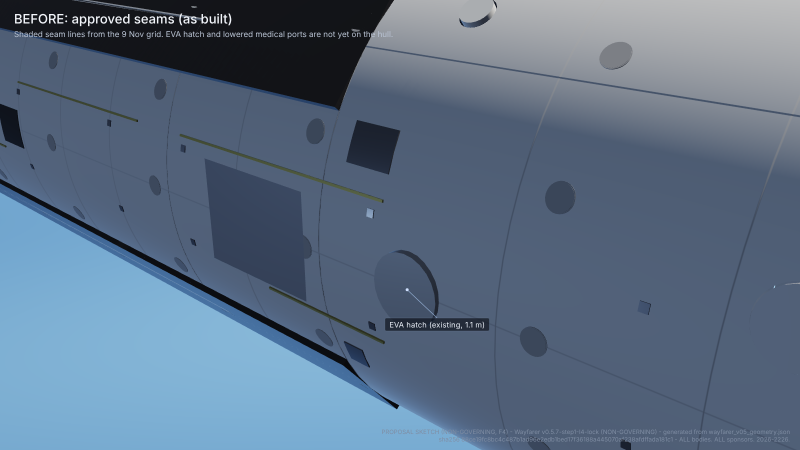
#> input picture wayfarer/lab/exterior_surface_options/renders/eva_0.png, 1600 x 900 px (shown at 1/2 size)
$ python exterior_B_render_comparison_20261113.py
#> lines starting #> are read from the running program, lines starting #| are printed output that depends on the picture
#!/usr/bin/env python3
"""Build paired BEFORE/AFTER images from the existing source-approved snapshots
and fresh approved renderer outputs. This does not alter visual geometry.
"""
from pathlib import Path
from PIL import Image,ImageDraw,ImageFont
import json
R=Path(__file__).resolve().parents[1]
before=R/"lab/exterior_surface_options/renders"
after=R/"render/out"
dest=R/"docs"
dest.mkdir(exist_ok=True,parents=True)
font="/usr/share/fonts/truetype/dejavu/DejaVuSans-Bold.ttf"
try: face=ImageFont.truetype(font,32)
except OSError:face=ImageFont.load_default()
manifest=[]
for short,source,target in [
    ("eva","eva_0.png","exterior_B_eva.png"),
    ("medical","med_0.png","exterior_B_medical.png"),
    ("whole","full_0.png","exterior_B_whole.png")
]:
    b=Image.open(before/source).convert("RGB")
#> b is the input picture: PIL image 1600x900 RGB; mean R, G, B 91.5, 110.4, 132.5
    a=Image.open(after/target).convert("RGB")
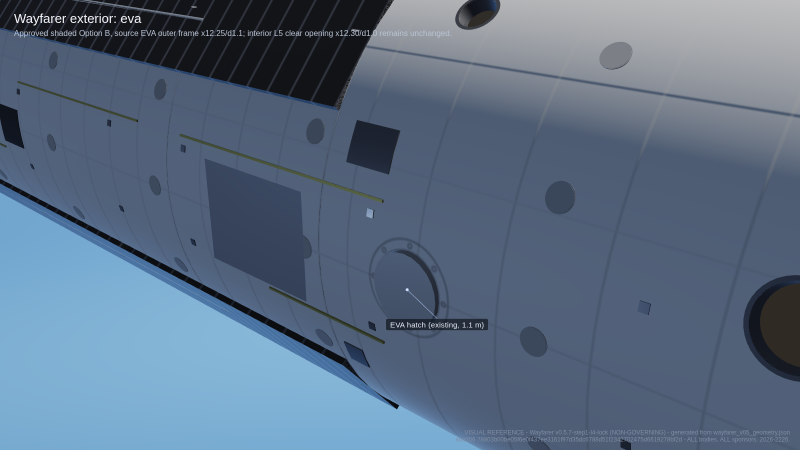
#> input picture wayfarer/render/out/exterior_B_eva.png, 1600 x 900 px (shown at 1/2 size)
#> a is the input picture: PIL image 1600x900 RGB; mean R, G, B 90.6, 109.4, 131.2
    assert b.size==a.size==(1600,900),(b.size,a.size)
    out=Image.new("RGB",(3200,958),(14,22,30))
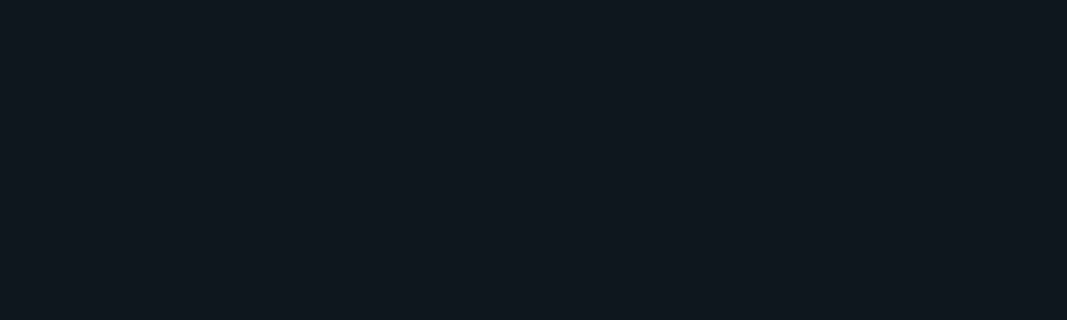
#> out: PIL image 3200x958 RGB (shown at 1/3 size); mean R, G, B 14, 22, 30
    out.paste(b,(0,58));out.paste(a,(1600,58))
#> after `out.paste(b, (0, 58))`:
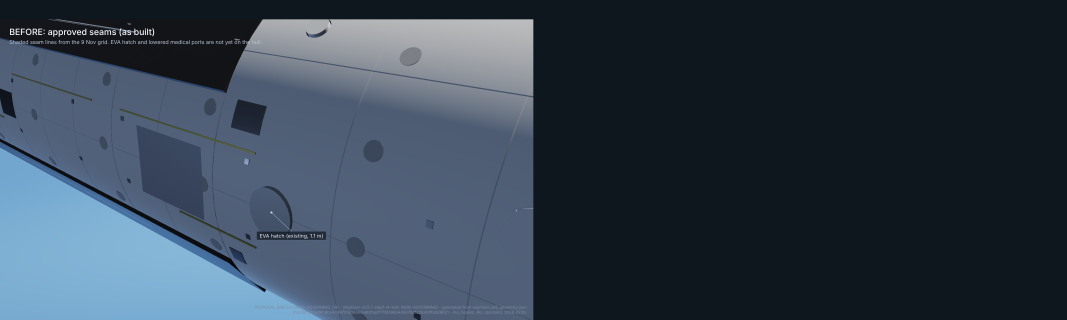
#> out: PIL image 3200x958 RGB (shown at 1/3 size); mean R, G, B 50.4, 63.5, 78.1
#> after `out.paste(a, (1600, 58))`:
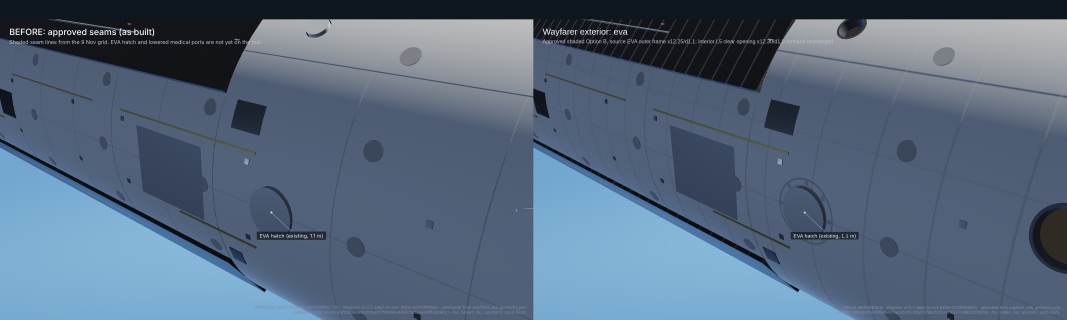
#> out: PIL image 3200x958 RGB (shown at 1/3 size); mean R, G, B 86.4, 104.6, 125.6
    d=ImageDraw.Draw(out)
    d.text((20,12),"BEFORE: kT 9 Nov source grid",fill=(235,244,253),font=face)
    d.text((1620,12),"AFTER: approved B + noncanon WWS-1 port move",fill=(235,244,253),font=face)
    dst=dest/f"WAYFARER_EXTERIOR_B_{short.upper()}_BEFORE_AFTER_2026_11_13.png"
    out.save(dst,optimize=True)
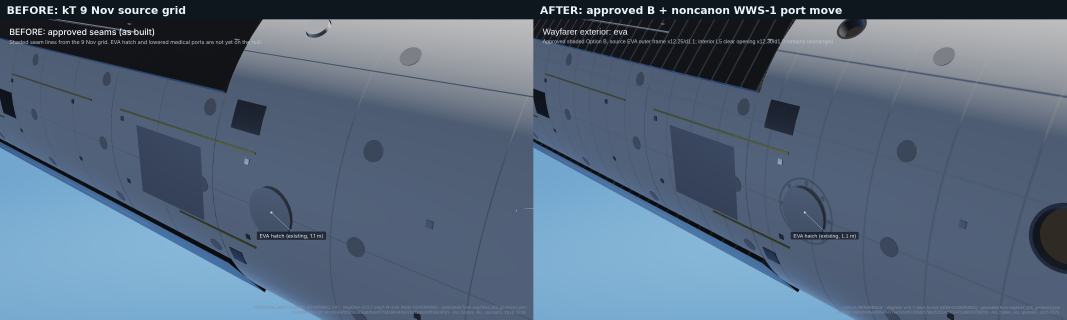
#> saved as WAYFARER_EXTERIOR_B_EVA_BEFORE_AFTER_2026_11_13.png: PIL image 3200x958 RGB (shown at 1/3 size); mean R, G, B 87.4, 105.6, 126.6
    manifest.append(str(dst.relative_to(R)))
#> pass 2 of the loop `for short,source,target in [`:
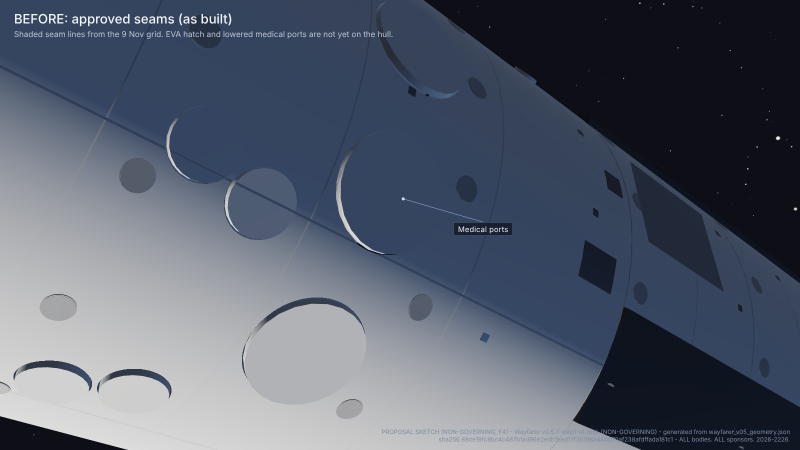
#> input picture wayfarer/lab/exterior_surface_options/renders/med_0.png, 1600 x 900 px (shown at 1/2 size)
#> b is the input picture: PIL image 1600x900 RGB; mean R, G, B 85.7, 93.6, 108.2
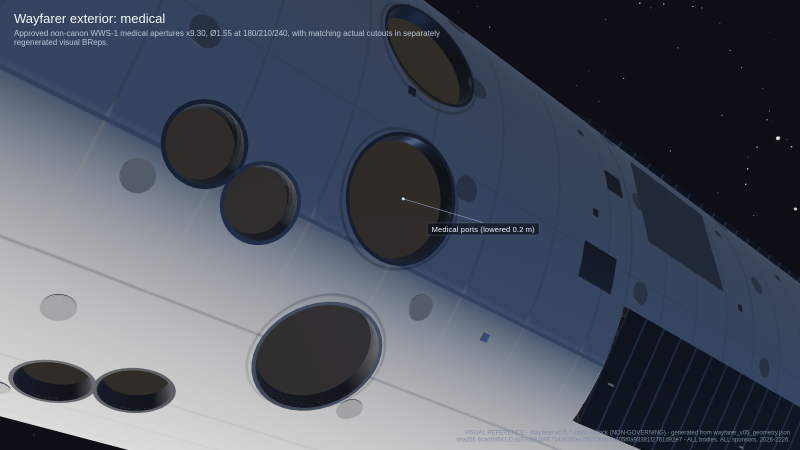
#> input picture wayfarer/render/out/exterior_B_medical.png, 1600 x 900 px (shown at 1/2 size)
#> a is the input picture: PIL image 1600x900 RGB; mean R, G, B 78.1, 84.8, 97.7
#> `out.save(dst,optimize=True)`:
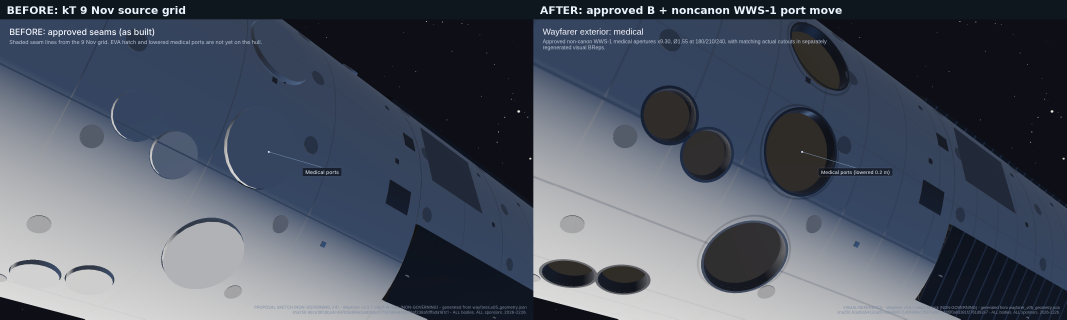
#> saved as WAYFARER_EXTERIOR_B_MEDICAL_BEFORE_AFTER_2026_11_13.png: PIL image 3200x958 RGB (shown at 1/3 size); mean R, G, B 78.8, 86.1, 99.5
#> pass 3 of the loop `for short,source,target in [`:
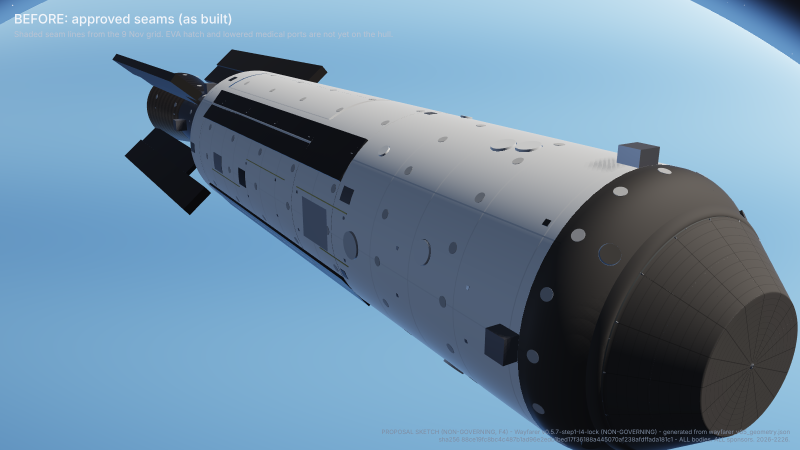
#> input picture wayfarer/lab/exterior_surface_options/renders/full_0.png, 1600 x 900 px (shown at 1/2 size)
#> b is the input picture: PIL image 1600x900 RGB; mean R, G, B 109.3, 138.8, 162.1
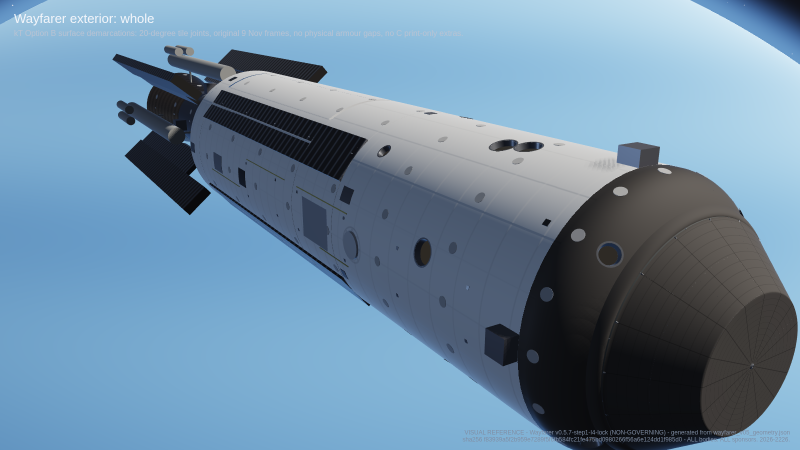
#> input picture wayfarer/render/out/exterior_B_whole.png, 1600 x 900 px (shown at 1/2 size)
#> a is the input picture: PIL image 1600x900 RGB; mean R, G, B 109, 138.5, 161.8
#> `out.save(dst,optimize=True)`:
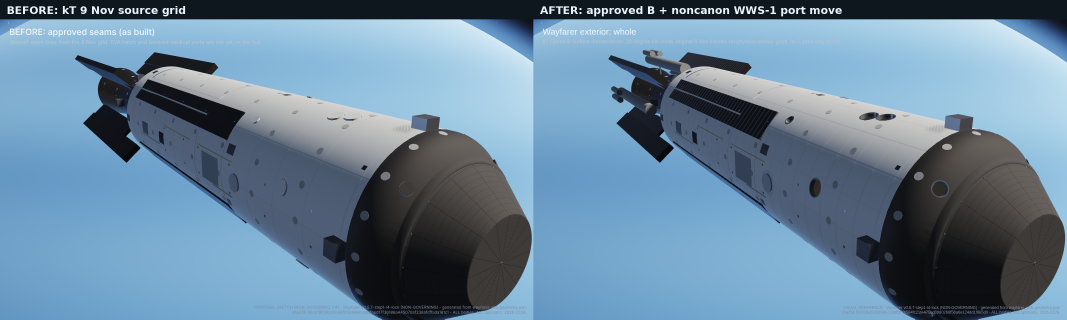
#> saved as WAYFARER_EXTERIOR_B_WHOLE_BEFORE_AFTER_2026_11_13.png: PIL image 3200x958 RGB (shown at 1/3 size); mean R, G, B 104.4, 132.5, 154.9
print(json.dumps(dict(status="EXTERIOR_B_COMPARISON_IMAGES_BUILT",pictures=manifest),indent=2))
